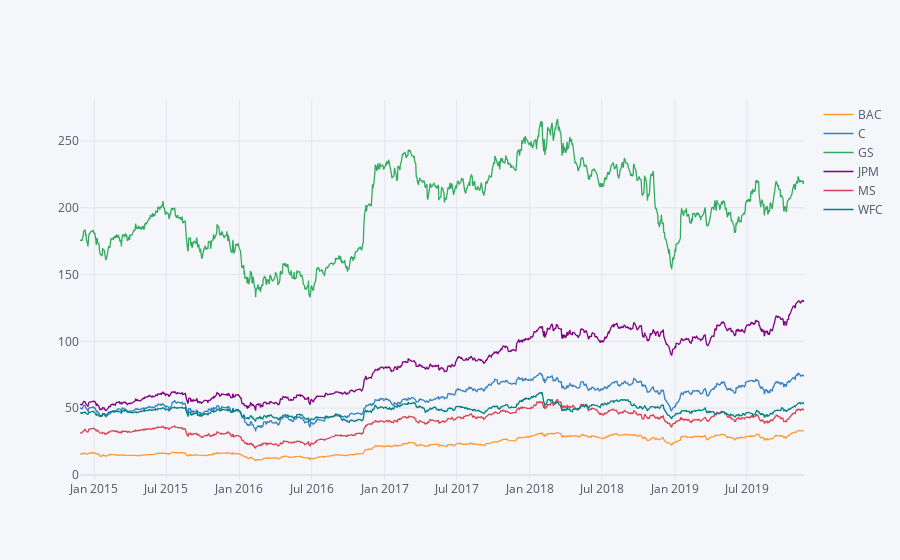

This figure's notebook cell:
### Code cell
# Plotly
bank_stocks.xs(key='Close',axis=1,level='Stock Info').iplot()

### Figure 1 — Plotly figure (JSON) as saved in the notebook; plotly's stock layout.template omitted (floating-point values rounded to 4 significant figures; data arrays with more than 128 entries replaced by an {"elided": "..."} marker saying what was removed)
{"data": [{"line": {"color": "rgba(255, 153, 51, 1.0)", "dash": "solid", "shape": "linear", "width": 1.3}, "mode": "lines", "name": "BAC", "text": "", "type": "scatter", "x": {"elided": "1257 str values"}, "y": {"elided": "1257 float values"}}, {"line": {"color": "rgba(55, 128, 191, 1.0)", "dash": "solid", "shape": "linear", "width": 1.3}, "mode": "lines", "name": "C", "text": "", "type": "scatter", "x": {"elided": "1257 str values"}, "y": {"elided": "1257 float values"}}, {"line": {"color": "rgba(50, 171, 96, 1.0)", "dash": "solid", "shape": "linear", "width": 1.3}, "mode": "lines", "name": "GS", "text": "", "type": "scatter", "x": {"elided": "1257 str values"}, "y": {"elided": "1257 float values"}}, {"line": {"color": "rgba(128, 0, 128, 1.0)", "dash": "solid", "shape": "linear", "width": 1.3}, "mode": "lines", "name": "JPM", "text": "", "type": "scatter", "x": {"elided": "1257 str values"}, "y": {"elided": "1257 float values"}}, {"line": {"color": "rgba(219, 64, 82, 1.0)", "dash": "solid", "shape": "linear", "width": 1.3}, "mode": "lines", "name": "MS", "text": "", "type": "scatter", "x": {"elided": "1257 str values"}, "y": {"elided": "1257 float values"}}, {"line": {"color": "rgba(0, 128, 128, 1.0)", "dash": "solid", "shape": "linear", "width": 1.3}, "mode": "lines", "name": "WFC", "text": "", "type": "scatter", "x": {"elided": "1257 str values"}, "y": {"elided": "1257 float values"}}], "layout": {"legend": {"bgcolor": "#F5F6F9", "font": {"color": "#4D5663"}}, "paper_bgcolor": "#F5F6F9", "plot_bgcolor": "#F5F6F9", "title": {"font": {"color": "#4D5663"}}, "xaxis": {"gridcolor": "#E1E5ED", "showgrid": true, "tickfont": {"color": "#4D5663"}, "title": {"font": {"color": "#4D5663"}, "text": ""}, "zerolinecolor": "#E1E5ED"}, "yaxis": {"gridcolor": "#E1E5ED", "showgrid": true, "tickfont": {"color": "#4D5663"}, "title": {"font": {"color": "#4D5663"}, "text": ""}, "zerolinecolor": "#E1E5ED"}}}
